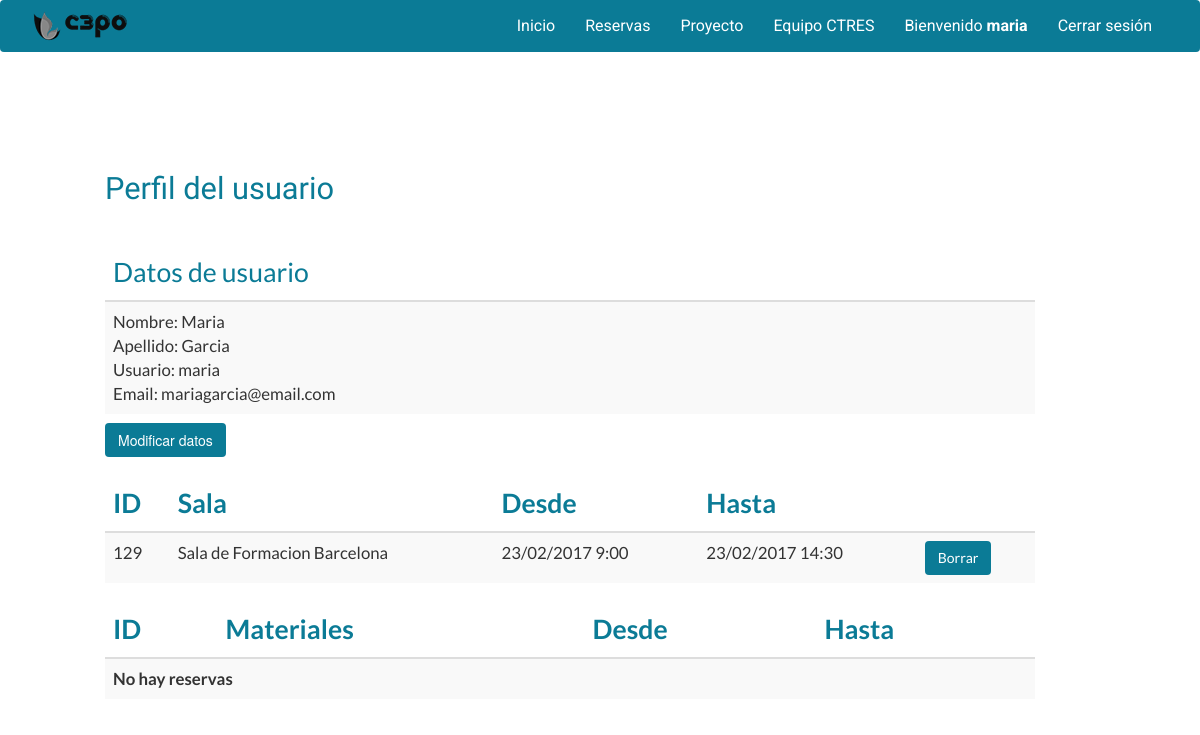
The app's page /panelusuario.php (signed in) with its own data.
### tables this page shows
CREATE TABLE `lista_reservas` (
  `id` int(10) UNSIGNED NOT NULL,
  `usuario` varchar(20) NOT NULL,
  `title` varchar(150) NOT NULL,
  `body` text NOT NULL,
  `opciones` varchar(45) NOT NULL DEFAULT 'event-important',
  `lista_salas` varchar(100) NOT NULL,
  `lista_materiales` varchar(100) NOT NULL,
  `url` varchar(150) NOT NULL,
  `start` varchar(15) NOT NULL,
  `end` varchar(15) NOT NULL,
  `inicio_normal` varchar(50) NOT NULL,
  `final_normal` varchar(50) NOT NULL
);

CREATE TABLE `salas` (
  `id` int(11) NOT NULL,
  `nombre` varchar(50) NOT NULL,
  `urlimagen` varchar(200) NOT NULL,
  `descripcion` varchar(300) NOT NULL,
  `subtitulo` varchar(50) NOT NULL,
  `propietario` varchar(20) DEFAULT NULL
);

### panelusuario.php (the view, shortened to what this page needs)
<?php include "config.php" ?>
<!DOCTYPE html>
<html>
<head>
	<link rel="stylesheet" href="css/reset.css" type="text/css" />
	<link href="https://maxcdn.bootstrapcdn.com/font-awesome/4.7.0/css/font-awesome.min.css" rel="stylesheet">
	<link rel="stylesheet" href="https://ajax.googleapis.com/ajax/libs/jqueryui/1.12.1/themes/smoothness/jquery-ui.css">
	<link rel="stylesheet" href="https://maxcdn.bootstrapcdn.com/bootstrap/3.3.7/css/bootstrap.min.css">
	<link rel="stylesheet" href="https://maxcdn.bootstrapcdn.com/bootstrap/3.3.7/css/bootstrap-theme.min.css">
	<link rel="stylesheet" href="css/estilo.css" type="text/css" />
</head>
<body>
    <?php
    $bbddsalas = mysqli_query($conexion, "SELECT * FROM salas");
    ?>
    <?php include "header.php"; ?>
    <div class="container user">
        <h2 class="titulo_usuario">Perfil del usuario</h2>
        <table class="table table-striped tabla_usuario">
            <thead>
                <tr>
                    <th>Datos de usuario</th>
                </tr>
            </thead>
            <tbody>
    <?php
        if (isset($_SESSION['usuario'])) {
    ?>
        <tr>
            <td><?php echo "Nombre: " . $_SESSION['nombre']; echo "<br>"; echo "Apellido: " . $_SESSION['apellido']; echo "<br>";  echo "Usuario: " .  $_SESSION['usuario']; echo "<br>"; echo "Email: " .  $_SESSION['email']; echo "<br>"; ?></td>
        </tr>
    <?php } ?>
            </tbody>
        </table>
    <?php
            echo("<input class='btn btn-mio1' type='button' value='Modificar datos' onclick='enlaceEditar(". '"' . $_SESSION['usuario'] . '"' . ")'>");
    ?>
    <?php
            $contador = 0; $contador1 = 0;
            $bbddreservas = mysqli_query($conexion, "SELECT * FROM lista_reservas WHERE usuario='".$_SESSION['usuario']."' AND opciones!='Material' ORDER BY start ASC ;");
            $bbddmateriales = mysqli_query($conexion, "SELECT * FROM lista_reservas WHERE opciones='Material' AND usuario='".$_SESSION['usuario']."' ORDER BY start ASC ;");
            echo ("<table class='table table-striped tabla_usuario'><thead><th><b>ID</b></th><th><b>Sala</b></th><th><b>Desde</b></th><th><b>Hasta</b></th><th></th></thead>");
            while($arraysalas = $bbddsalas -> fetch_assoc()){
                if($arraysalas['id'] != 8){
                        while($arrayreservas = $bbddreservas -> fetch_assoc()){
                            echo ("<tr><td>".$arrayreservas["id"]."</td><td>".$arrayreservas['lista_salas']."</td><td>".$arrayreservas["inicio_normal"]."</td><td>".$arrayreservas["final_normal"]."</td><td><input class='btn btn-mio1' type='button' value='Borrar' onclick=modalBorrReserva(&#34;".$arrayreservas["id"]."&#34;);></td></tr>");
                        }
                        echo ("</table>");
                }
                else{
                        echo ("</table><table class='table table-striped tabla_usuario'><thead><th><b>ID</b></th><th><b>Materiales</b></th><th><b>Desde</b></th><th><b>Hasta</b></th></thead>");
                        if ($bbddmateriales -> num_rows == 0 && $contador1==0){echo("<tr><td colspan=5><b>No hay reservas</b></td></tr>");$contador1++;}
                }
                echo ("</table>");
            }
    ?>
    </div>
</body>
</html>

### css/estilo.css (style rules this page uses)
body { overflow-x: hidden; height: 100%; margin:0; }
.user { width: 80%; padding-top:80px; margin-left: 90px; }
.titulo_usuario { text-align: left; padding-bottom: 20px; font-size: 2.2em; color: #0b7b96; font-family: 'Sansita', sans-serif; }
.table { width: 100%; max-width: 100%; margin-bottom: 9px; margin-top: 20px; }
.tabla_usuario { padding-bottom: 20px; padding-top: 20px; }
.tabla_usuario thead { font-size: 1.9em; font-family: 'Lato', sans-serif; color: #0b7b96; padding: 50px; }
.tabla_usuario td { font-size: 1.2em; font-family: 'Lato', sans-serif; padding: 50px; }
.tabla_usuario th { padding: 50px; }
.btn-mio1 { color: #FFFFFF; background-color: #0B7B96; border-color: none; }

### records on screen
lista_reservas: id "129", lista_salas "Sala de Formacion Barcelona", inicio_normal "23/02/2017 9:00", final_normal "23/02/2017 14:30"
salas: shows "ID", shows "No hay reservas"

### other values on screen
$_SESSION['usuario'] "maria"
$_SESSION['nombre'] "Maria"
$_SESSION['apellido'] "Garcia"
$_SESSION['email'] "mariagarcia@email.com"
